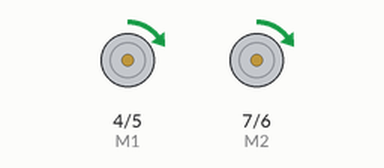
This sketch was run on a simulated Arduino Uno, built with avr-gcc and run on an emulated ATmega328P. On the bench: direction and speed pins drawn as motors (green arrow = direction pin HIGH = forward, orange = LOW = backward, longer = more drive).

Above: at 0.15 s.
At 10.35 s:
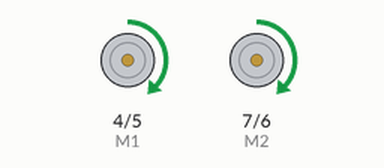
At 19.96 s:
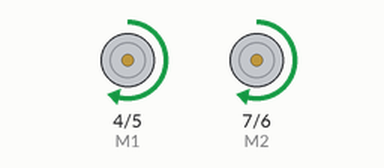
At 39.78 s:
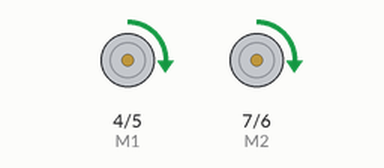
Timing chart, 0 to 40.0 s (numbered marks = the images above):
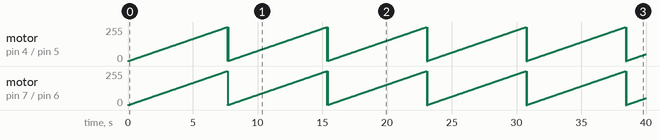

The sketch:

DC_motor_simple.ino
```cpp
//Arduino PWM Speed Control：
int E1 = 5;
int M1 = 4;
int E2 = 6;
int M2 = 7;

void setup()
{
    pinMode(M1, OUTPUT);
    pinMode(M2, OUTPUT);
}

void loop()
{
  int value;
  for(value = 0 ; value <= 255; value+=1)
  {
    digitalWrite(M1,HIGH);
    digitalWrite(M2,HIGH);
    analogWrite(E1, value);   //PWM Speed Control
    analogWrite(E2, value);   //PWM Speed Control
    delay(30);
  }
}
```

Measured:
- by itself, motor on pin 4 (M1) / pin 5 (E1): moves between stopped and forward 255/255, repeating every 7.7 s
